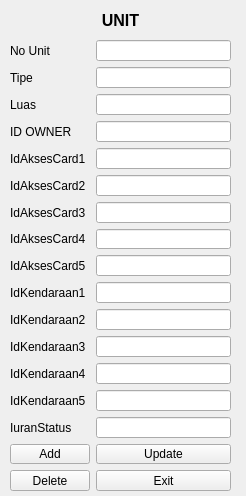
<?xml version="1.0" encoding="UTF-8"?>
<ui version="4.0">
 <class>FrmUnit</class>
 <widget class="QMainWindow" name="FrmUnit">
  <property name="geometry">
   <rect>
    <x>0</x>
    <y>0</y>
    <width>246</width>
    <height>496</height>
   </rect>
  </property>
  <property name="windowTitle">
   <string>Form Unit</string>
  </property>
  <widget class="QWidget" name="centralwidget">
   <widget class="QLabel" name="label">
    <property name="geometry">
     <rect>
      <x>0</x>
      <y>10</y>
      <width>241</width>
      <height>20</height>
     </rect>
    </property>
    <property name="font">
     <font>
      <pointsize>12</pointsize>
      <weight>75</weight>
      <bold>true</bold>
     </font>
    </property>
    <property name="text">
     <string>UNIT</string>
    </property>
    <property name="alignment">
     <set>Qt::AlignCenter</set>
    </property>
   </widget>
   <widget class="QWidget" name="formLayoutWidget">
    <property name="geometry">
     <rect>
      <x>10</x>
      <y>40</y>
      <width>221</width>
      <height>451</height>
     </rect>
    </property>
    <layout class="QFormLayout" name="formLayout">
     <item row="0" column="0">
      <widget class="QLabel" name="nounitlabel">
       <property name="text">
        <string>No Unit</string>
       </property>
      </widget>
     </item>
     <item row="0" column="1">
      <widget class="QLineEdit" name="Txt_nounit"/>
     </item>
     <item row="1" column="0">
      <widget class="QLabel" name="namaLabel">
       <property name="text">
        <string>Tipe</string>
       </property>
      </widget>
     </item>
     <item row="1" column="1">
      <widget class="QLineEdit" name="Txt_tipe"/>
     </item>
     <item row="2" column="0">
      <widget class="QLabel" name="passwordLabel">
       <property name="text">
        <string>Luas</string>
       </property>
      </widget>
     </item>
     <item row="2" column="1">
      <widget class="QLineEdit" name="Txt_luas"/>
     </item>
     <item row="3" column="0">
      <widget class="QLabel" name="roleLabel">
       <property name="text">
        <string>ID OWNER</string>
       </property>
      </widget>
     </item>
     <item row="3" column="1">
      <widget class="QLineEdit" name="Txt_idowner"/>
     </item>
     <item row="4" column="0">
      <widget class="QLabel" name="label_2">
       <property name="text">
        <string>IdAksesCard1</string>
       </property>
      </widget>
     </item>
     <item row="4" column="1">
      <widget class="QLineEdit" name="Txt_aksescard1"/>
     </item>
     <item row="5" column="0">
      <widget class="QLabel" name="label_3">
       <property name="text">
        <string>IdAksesCard2</string>
       </property>
      </widget>
     </item>
     <item row="5" column="1">
      <widget class="QLineEdit" name="Txt_aksescard2"/>
     </item>
     <item row="6" column="0">
      <widget class="QLabel" name="label_4">
       <property name="text">
        <string>IdAksesCard3</string>
       </property>
      </widget>
     </item>
     <item row="6" column="1">
      <widget class="QLineEdit" name="Txt_aksescard3"/>
     </item>
     <item row="7" column="0">
      <widget class="QLabel" name="label_5">
       <property name="text">
        <string>IdAksesCard4</string>
       </property>
      </widget>
     </item>
     <item row="7" column="1">
      <widget class="QLineEdit" name="Txt_aksescard4"/>
     </item>
     <item row="8" column="0">
      <widget class="QLabel" name="label_6">
       <property name="text">
        <string>IdAksesCard5</string>
       </property>
      </widget>
     </item>
     <item row="8" column="1">
      <widget class="QLineEdit" name="Txt_aksescard5"/>
     </item>
     <item row="9" column="0">
      <widget class="QLabel" name="label_7">
       <property name="text">
        <string>IdKendaraan1</string>
       </property>
      </widget>
     </item>
     <item row="9" column="1">
      <widget class="QLineEdit" name="Txt_kendaraan1"/>
     </item>
     <item row="10" column="0">
      <widget class="QLabel" name="label_8">
       <property name="text">
        <string>IdKendaraan2</string>
       </property>
      </widget>
     </item>
     <item row="10" column="1">
      <widget class="QLineEdit" name="Txt_kendaraan2"/>
     </item>
     <item row="11" column="0">
      <widget class="QLabel" name="label_9">
       <property name="text">
        <string>IdKendaraan3</string>
       </property>
      </widget>
     </item>
     <item row="11" column="1">
      <widget class="QLineEdit" name="Txt_kendaraan3"/>
     </item>
     <item row="12" column="0">
      <widget class="QLabel" name="label_10">
       <property name="text">
        <string>IdKendaraan4</string>
       </property>
      </widget>
     </item>
     <item row="12" column="1">
      <widget class="QLineEdit" name="Txt_kendaraan4"/>
     </item>
     <item row="13" column="0">
      <widget class="QLabel" name="label_11">
       <property name="text">
        <string>IdKendaraan5</string>
       </property>
      </widget>
     </item>
     <item row="13" column="1">
      <widget class="QLineEdit" name="Txt_kendaraan5"/>
     </item>
     <item row="14" column="0">
      <widget class="QLabel" name="label_12">
       <property name="text">
        <string>IuranStatus</string>
       </property>
      </widget>
     </item>
     <item row="14" column="1">
      <widget class="QLineEdit" name="Txt_kendaraan6"/>
     </item>
     <item row="15" column="0">
      <widget class="QPushButton" name="PB_add">
       <property name="text">
        <string>Add</string>
       </property>
      </widget>
     </item>
     <item row="15" column="1">
      <widget class="QPushButton" name="PB_update">
       <property name="text">
        <string>Update</string>
       </property>
      </widget>
     </item>
     <item row="16" column="0">
      <widget class="QPushButton" name="PB_del">
       <property name="text">
        <string>Delete</string>
       </property>
      </widget>
     </item>
     <item row="16" column="1">
      <widget class="QPushButton" name="PB_exit">
       <property name="text">
        <string>Exit</string>
       </property>
      </widget>
     </item>
    </layout>
   </widget>
  </widget>
 </widget>
 <resources/>
 <connections/>
</ui>
